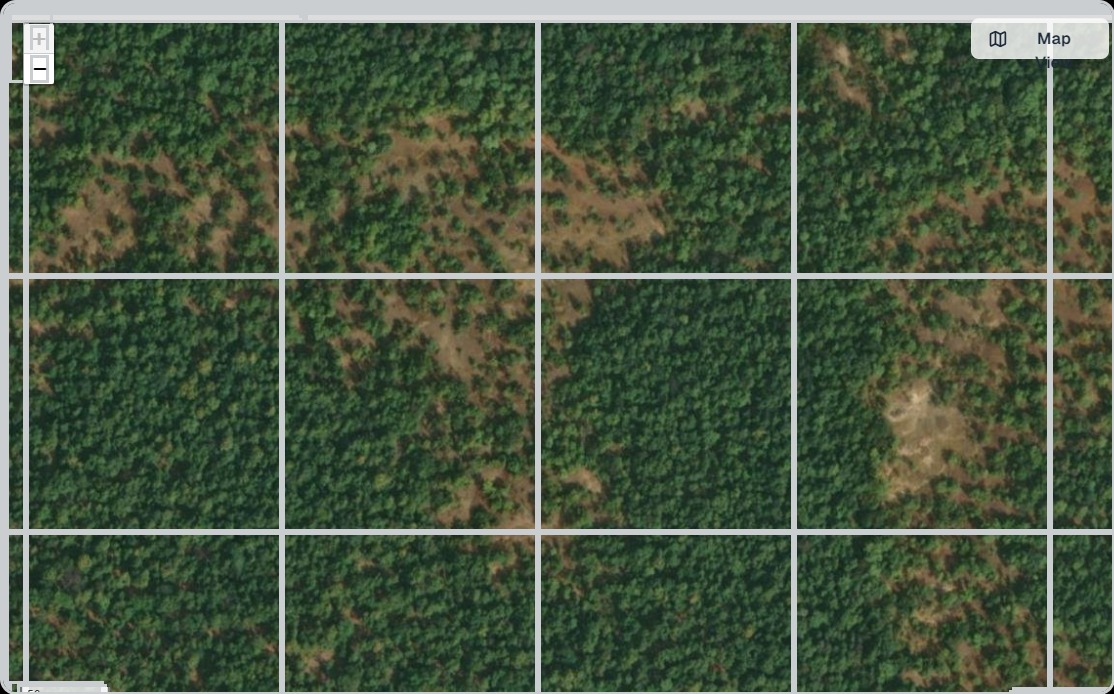
#> input picture ai-services/test-data/test.jpeg, 1114 x 694 px
$ python -i main.py   (imports and definitions only)   (older library calls are emulated)
#> lines starting #> are read from the running program, lines starting #| are printed output that depends on the picture; after the words box and inside, x2 and y2 are one past the last pixel; in counts of white or black regions, pixels touching at a corner belong together
#> further down, picture is the input picture: shape (694, 1114, 3); mean B, G, R 65.5, 87.5, 73.2
from fastapi import FastAPI, UploadFile, File, HTTPException
from fastapi.responses import StreamingResponse
import cv2
import numpy as np
import io

# [1 line not run here, left out]

def segment_image_cv(img: np.ndarray) -> np.ndarray:
    """simple rule-based segmentation for forest, water, soil, buildings."""

    img_rgb = cv2.cvtColor(img, cv2.COLOR_BGR2RGB)
    hsv = cv2.cvtColor(img, cv2.COLOR_BGR2HSV)
#> hsv: shape (694, 1114, 3); mean H, S, V 54.6, 84.5, 89
    h, w, _ = img.shape
#> h = 694; w = 1114

    # split channels for NDVI-like
    b, g, r = cv2.split(img_rgb)
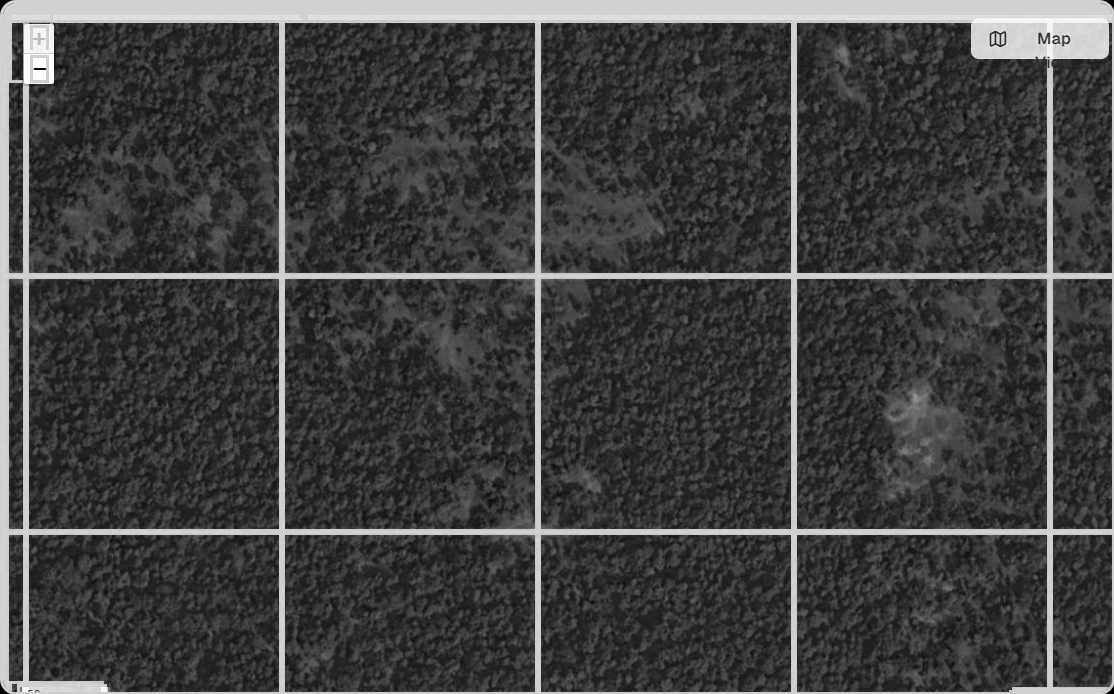
#> r: shape (694, 1114); min 0, max 255, mean 65.5
    ndvi_like = (g.astype(float) - r.astype(float)) / (g + r + 1e-5)

    # forest (green + high variance)
    gray = cv2.cvtColor(img, cv2.COLOR_BGR2GRAY)
    lap = cv2.Laplacian(gray, cv2.CV_64F, ksize=3)
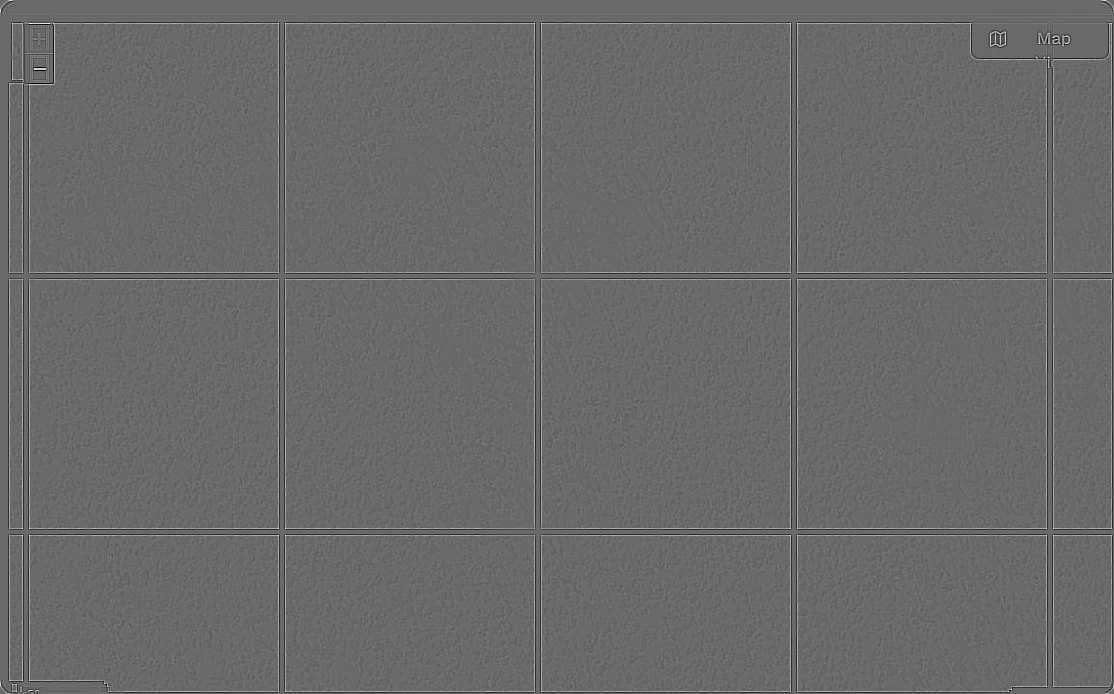
#> lap: shape (694, 1114) float64; min -1064, max 1510, mean 0; drawn with min black and max white
    lap_abs = cv2.convertScaleAbs(lap)
    smoothness = cv2.blur(lap_abs, (15, 15))
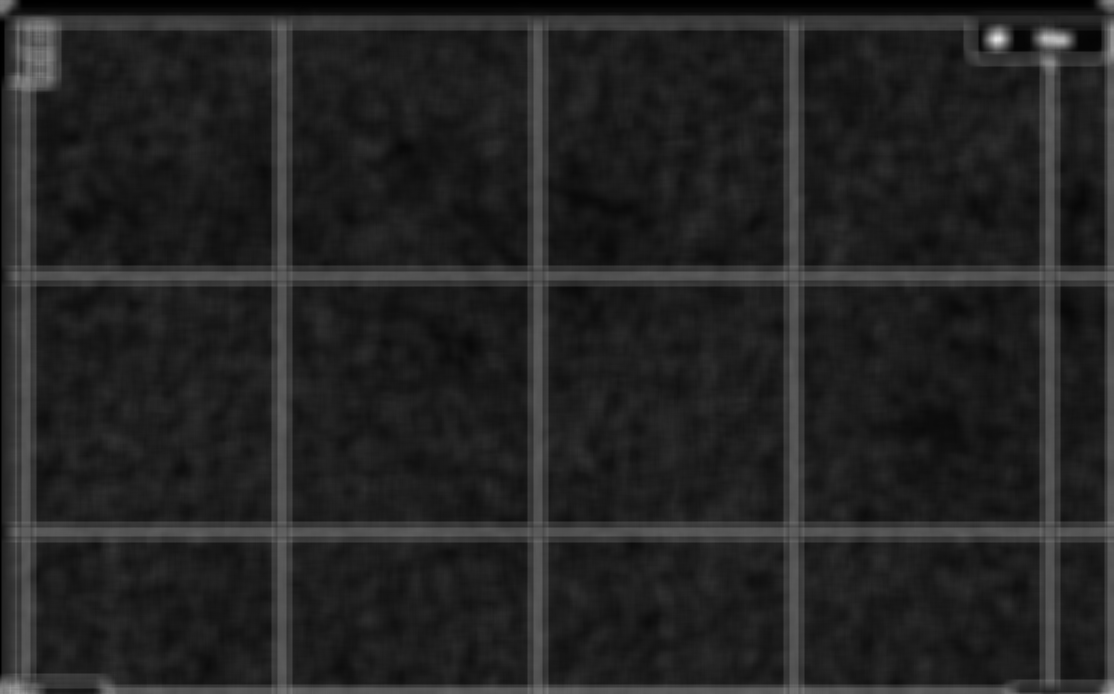
#> smoothness: shape (694, 1114); min 0, max 229, mean 35.5

    lower_green = np.array([35, 20, 20])
    upper_green = np.array([100, 255, 255])
    green_mask = cv2.inRange(hsv, lower_green, upper_green)
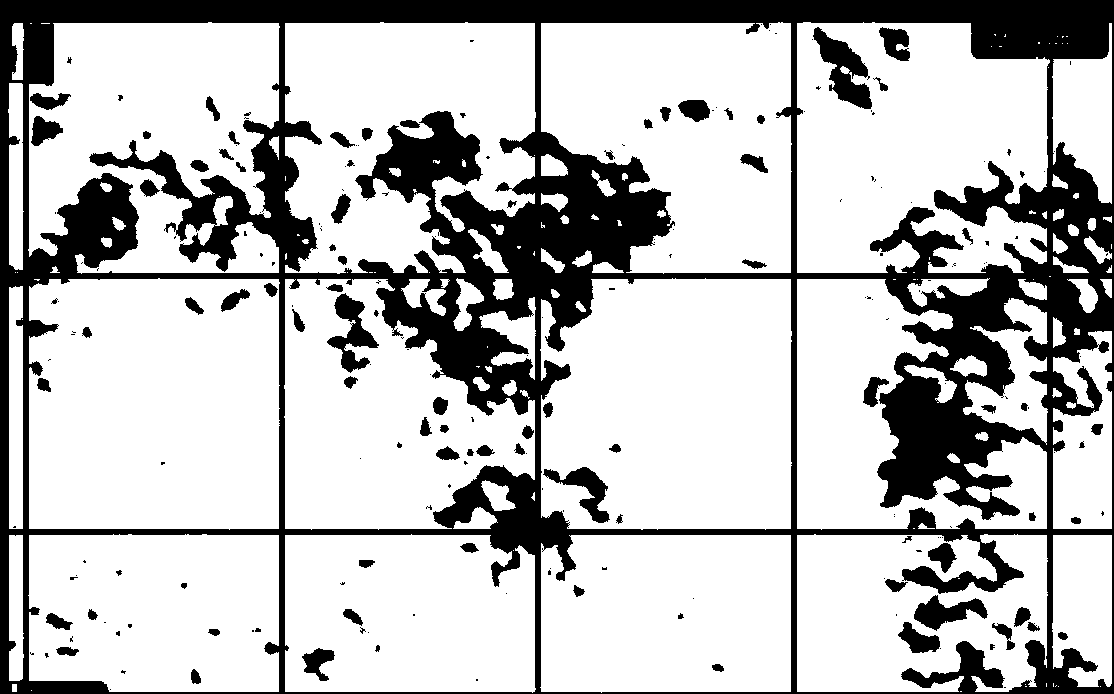
#> green_mask: shape (694, 1114); 74.4% white; 217 black regions (127 under 20 px), largest, box (x1, y1, x2, y2) and area: (0, 0, 1114, 694) 179505, (813, 27, 872, 109) 2149, (327, 293, 379, 373) 1652

    forest_mask = cv2.bitwise_and(green_mask, (smoothness > 15).astype(np.uint8) * 255)
#> forest_mask: shape (694, 1114); 74.3% white; 243 black regions (144 under 20 px), largest, box (x1, y1, x2, y2) and area: (0, 0, 1114, 694) 179619, (813, 27, 872, 109) 2149, (327, 293, 379, 373) 1652
    water_mask = cv2.bitwise_and(green_mask, (smoothness <= 15).astype(np.uint8) * 255)
#> water_mask: shape (694, 1114); 0.11% white; 33 white regions (21 under 20 px), largest, box (x1, y1, x2, y2) and area: (61, 135, 78, 141) 81, (205, 658, 212, 672) 79, (751, 216, 764, 230) 76

    # soil
    soil_mask = cv2.inRange(hsv, np.array([10, 60, 60]), np.array([30, 255, 200]))
#> soil_mask: shape (694, 1114); 12.6% white; 230 white regions (81 under 20 px), largest, box (x1, y1, x2, y2) and area: (880, 279, 1046, 519) 17276, (541, 133, 671, 271) 9568, (378, 279, 535, 414) 8218

    # buildings
    edges = cv2.Canny(gray, 80, 200)
#> edges: shape (694, 1114); 9% white in thin lines or dots
    bright_gray = cv2.inRange(hsv, np.array([0, 0, 100]), np.array([180, 80, 255]))
#> bright_gray: shape (694, 1114); 12.9% white; 3499 white regions (3308 under 20 px), largest, box (x1, y1, x2, y2) and area: (0, 0, 1114, 694) 78148, (901, 392, 920, 417) 125, (922, 386, 934, 407) 90
    mask_building = cv2.bitwise_and(bright_gray, (edges > 0).astype(np.uint8) * 255)
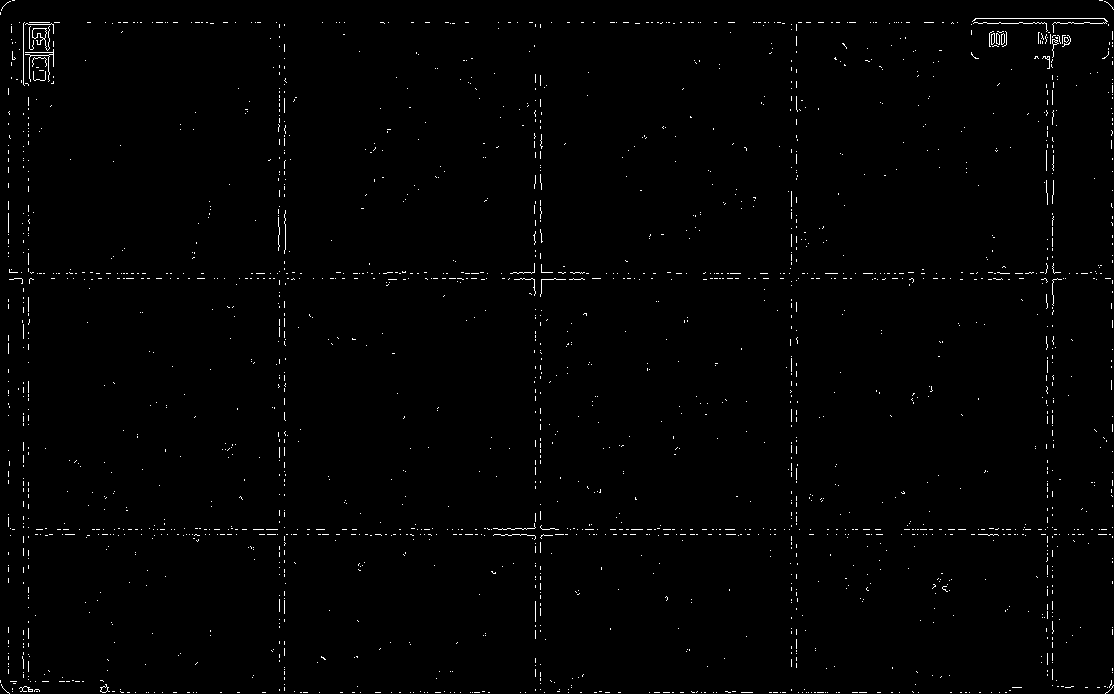
#> mask_building: shape (694, 1114); 0.95% white in thin lines or dots

    # combine into overlay
    segmentation = np.zeros_like(img_rgb)
    segmentation[forest_mask > 0]   = (0, 255, 0)     # Forest
    segmentation[water_mask > 0]    = (0, 200, 200)   # Water (cyan-green)
    segmentation[soil_mask > 0]     = (180, 120, 50)  # Soil (brown)
    segmentation[mask_building > 0] = (255, 0, 0)     # Buildings (red)

    overlay = cv2.addWeighted(img_rgb, 0.6, segmentation, 0.4, 0)
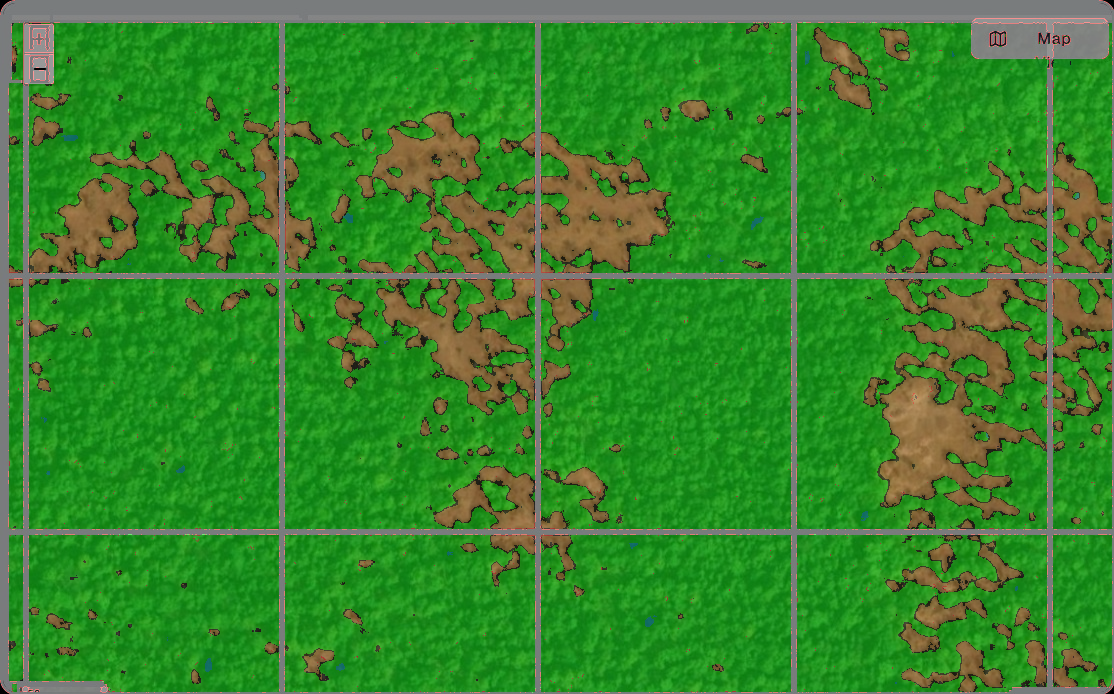
#> overlay: shape (694, 1114, 3); mean R, G, B 53.9, 134.2, 41.9

    return cv2.cvtColor(overlay, cv2.COLOR_RGB2BGR)


# [18 lines not run here, left out]


# required to call blocking OpenCV in async FastAPI
from fastapi.concurrency import run_in_threadpool

>>> import cv2
>>> picture = cv2.imread('../test-data/test.jpeg')
>>> result = segment_image_cv(picture)
